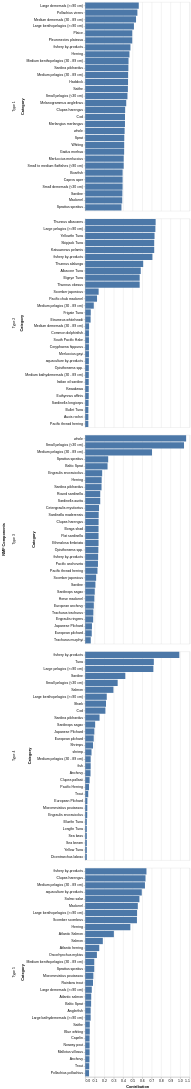

Write notebook code for a chart like this one.
### Code cell
n_components = 5

# Perform dimensionality reduction using NMF
W, H = dimension_reduction(X, n_components=n_components)

# Obtain list of countries in W
countries = W.index.tolist()

# Create with top categories contributing to each type
top_category_10 = plot_top_categories(H, 30, True, graph_output_path)

top_category_10

### Figure 1 — Vega-Lite specification as saved in the notebook (floating-point values rounded to 4 significant figures; data arrays with more than 128 entries replaced by an {"elided": "..."} marker saying what was removed)
{"config": {"view": {"continuousWidth": 300, "continuousHeight": 300}}, "data": {"name": "data-471dd5aa43091cca3bc4b984d23b2416"}, "facet": {"row": {"field": "Component", "title": "NMF Components", "type": "nominal"}}, "spec": {"mark": {"type": "bar"}, "encoding": {"tooltip": [{"field": "Component", "type": "nominal"}, {"field": "Category", "type": "nominal"}, {"field": "Weight", "type": "quantitative"}], "x": {"field": "Weight", "title": "Contribution", "type": "quantitative"}, "y": {"field": "Category", "sort": "-x", "type": "nominal"}}}, "resolve": {"scale": {"y": "independent"}}, "$schema": "https://vega.github.io/schema/vega-lite/v6.1.0.json", "datasets": {"data-471dd5aa43091cca3bc4b984d23b2416": {"elided": "150 records"}}}
